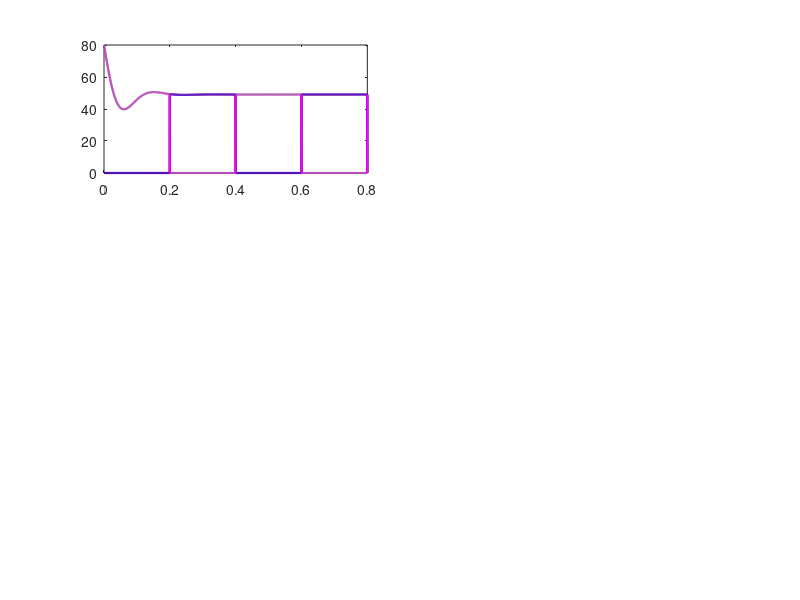

Write MATLAB code to recreate this figure. (Note: this script raises an error after producing the figure.)
function quadruped_trot_jump()
    % 四足机器人Trot步态混杂系统仿真（完整四腿版本，为简化模型，不考虑关节角度的变化而驱使步态相位变化）
    % 不考虑水平速度闭环控制
    %% 1. 参数定义
    params = struct();
    params.m = 10;         % 机体质量 (kg)
    params.l = 0.15;       % 腿等效长度 (m)
    params.I = 0.004;      % 单腿转动惯量
    params.k = 8000;       % 地面刚度
    params.b = 200;        % 地面阻尼
    params.mu = 0.6;       
    params.T = 0.4;        % 步态周期
    params.T_half = 0.2;   % 支撑相持续时间
    params.v = 0.1;        
    params.g = 9.81;       
    
    % 物理约束参数
    params.ground_level = 0;      % 地面高度
    params.nominal_height = 0.14; % 标称高度

    %% 2. 初始状态 - 扩展到8维状态（包含四条腿）
    % [X, Z, dX, dZ, th_LF, th_RF, th_LH, th_RH]
    q0 = zeros(8, 1);
    q0(1) = 0;                % X初始位置
    q0(2) = params.nominal_height;  % Z初始高度
    q0(3) = params.v;         % 初始前进速度
    q0(4) = 0;                % 初始垂直速度
    q0(5) = 0;                % 左前腿角度
    q0(6) = 0;                % 右前腿角度  
    q0(7) = 0;                % 左后腿角度
    q0(8) = 0;                % 右后腿角度

    %% 3. 仿真配置
    t_span = [0, 0.8];        % 2个完整周期观察模式
    options = odeset('RelTol',1e-5, 'AbsTol',1e-5, 'MaxStep',0.001);

    %% 4. 运行仿真
    try
        [t, q] = ode45(@(t,q) trot_dynamics(t,q,params), t_span, q0, options);
    catch ME
        fprintf('仿真失败: %s\n', ME.message);
        fprintf('错误详情: %s\n', ME.getReport);
        return;
    end

    %% 5. 结果可视化
    visualize_trot_results(t, q, params);
end

%% Trot步态动力学模型
function dq = trot_dynamics(t, q, params)
    % 状态：X, Z, dX, dZ, th_LF, th_RF, th_LH, th_RH
    X = q(1); Z = q(2); dX = q(3); dZ = q(4);
    th_LF = q(5); th_RF = q(6); th_LH = q(7); th_RH = q(8);
    
    % Trot步态相位判断
    t_in_cycle = mod(t, params.T);
    is_first_diagonal = (t_in_cycle < params.T_half);  % 第一对角支撑相
    
    % 计算四条腿的接触力
    F_LF = [0, 0];  % 左前腿
    F_RF = [0, 0];  % 右前腿  
    F_LH = [0, 0];  % 左后腿
    F_RH = [0, 0];  % 右后腿
    
    % 第一对角支撑相：左前+右后腿支撑，右前+左后腿摆动
    if is_first_diagonal
        % 左前腿支撑
        foot_height_LF = Z - params.l * cos(th_LF);
        delta_z_LF = params.ground_level - foot_height_LF;
        if delta_z_LF > 0
            Fz_LF = params.k * delta_z_LF - params.b * dZ;
            Fz_LF = max(Fz_LF, 0);
            Fx_LF = params.mu * Fz_LF;
            F_LF = [Fx_LF, Fz_LF];
        end
        
        % 右后腿支撑
        foot_height_RH = Z - params.l * cos(th_RH);
        delta_z_RH = params.ground_level - foot_height_RH;
        if delta_z_RH > 0
            Fz_RH = params.k * delta_z_RH - params.b * dZ;
            Fz_RH = max(Fz_RH, 0);
            Fx_RH = params.mu * Fz_RH;
            F_RH = [Fx_RH, Fz_RH];
        end
        
        % 摆动腿：右前腿和左后腿（无接触力）
        F_RF = [0, 0];
        F_LH = [0, 0];
        
    else
        % 第二对角支撑相：右前+左后腿支撑，左前+右后腿摆动
        % 右前腿支撑
        foot_height_RF = Z - params.l * cos(th_RF);
        delta_z_RF = params.ground_level - foot_height_RF;
        if delta_z_RF > 0
            Fz_RF = params.k * delta_z_RF - params.b * dZ;
            Fz_RF = max(Fz_RF, 0);
            Fx_RF = params.mu * Fz_RF;
            F_RF = [Fx_RF, Fz_RF];
        end
        
        % 左后腿支撑
        foot_height_LH = Z - params.l * cos(th_LH);
        delta_z_LH = params.ground_level - foot_height_LH;
        if delta_z_LH > 0
            Fz_LH = params.k * delta_z_LH - params.b * dZ;
            Fz_LH = max(Fz_LH, 0);
            Fx_LH = params.mu * Fz_LH;
            F_LH = [Fx_LH, Fz_LH];
        end
        
        % 摆动腿：左前腿和右后腿（无接触力）
        F_LF = [0, 0];
        F_RH = [0, 0];
    end
    
    % 质心动力学
    sum_Fx = F_LF(1) + F_RF(1) + F_LH(1) + F_RH(1);
    sum_Fz = F_LF(2) + F_RF(2) + F_LH(2) + F_RH(2);
    
    ddX = sum_Fx / params.m;
    ddZ = (sum_Fz - params.m * params.g) / params.m;
    
    % 腿角度动力学（简化模型，假设腿角度由步态控制）
    % 这里我们固定腿角度，实际中应该由步态控制器控制
    dth_LF = 0;
    dth_RF = 0;
    dth_LH = 0;
    dth_RH = 0;

    % 组装状态导数
    dq = zeros(8, 1);
    dq(1) = dX;      % dX
    dq(2) = dZ;      % dZ
    dq(3) = ddX;     % ddX
    dq(4) = ddZ;     % ddZ
    dq(5) = dth_LF;  % dth_LF
    dq(6) = dth_RF;  % dth_RF
    dq(7) = dth_LH;  % dth_LH
    dq(8) = dth_RH;  % dth_RH
end

%% 可视化函数
function visualize_trot_results(t, q, params)
    figure('Name','Trot步态完整仿真','Position',[100,100,1000,800]);
    
    % 计算各腿接触力
    [F_LF, F_RF, F_LH, F_RH, F_total] = compute_all_forces(t, q, params);
    
    % 子图1：各腿接触力
    subplot(3,2,1);
    plot(t, F_LF, 'g-', 'LineWidth',1.5); hold on;
    plot(t, F_RF, 'r-', 'LineWidth',1.5);
    plot(t, F_LH, 'b-', 'LineWidth',1.5);
    plot(t, F_RH, 'm-', 'LineWidth',1.5);
    yline(50, 'k--', '目标力50N', 'LineWidth',1);
    ylabel('接触力 (N)'); title('各腿接触力');
    legend('左前腿', '右前腿', '左后腿', '右后腿', '目标力', 'Location','best');
    grid on; ylim([0, 100]);
    
    % 子图2：机身高度
    subplot(3,2,2);
    plot(t, q(:,2), 'k-', 'LineWidth',2);
    yline(params.nominal_height, 'r--', '标称高度', 'LineWidth',1);
    xlabel('时间 (s)'); ylabel('机身高度 (m)'); 
    title('机身高度变化');
    grid on; ylim([0.13, 0.15]);
    
    % 子图3：总支撑力与重力平衡
    subplot(3,2,3);
    plot(t, F_total, 'm-', 'LineWidth',2); hold on;
    yline(98.1, 'k--', '重力98.1N', 'LineWidth',2);
    xlabel('时间 (s)'); ylabel('总支撑力 (N)'); 
    title('总支撑力 vs 重力');
    grid on; ylim([80, 120]);
    legend('总支撑力', '重力', 'Location','best');
    
    % 子图4：支撑模式
    subplot(3,2,4);
    support_pattern = get_support_pattern(t, params);
    imagesc(t, 1:4, support_pattern);
    colormap([1 1 1; 0.8 0.8 0.8]); % 白色=摆动，灰色=支撑
    ylabel('腿编号'); xlabel('时间 (s)'); title('支撑模式');
    yticks(1:4); yticklabels({'左前', '右前', '左后', '右后'});
    
    % 子图5：对角腿力对比
    subplot(3,2,5);
    F_diag1 = F_LF + F_RH;  % 第一对角
    F_diag2 = F_RF + F_LH;  % 第二对角
    plot(t, F_diag1, 'g-', 'LineWidth',2); hold on;
    plot(t, F_diag2, 'r-', 'LineWidth',2);
    yline(98.1, 'k--', '重力98.1N', 'LineWidth',1);
    xlabel('时间 (s)'); ylabel('对角腿合力 (N)'); 
    title('对角腿支撑力交替');
    legend('对角1(左前+右后)', '对角2(右前+左后)', '重力', 'Location','best');
    grid on; ylim([0, 150]);
    
    % 子图6：速度分析
    subplot(3,2,6);
    plot(t, q(:,3), 'b-', 'LineWidth',1.5); hold on;
    plot(t, q(:,4), 'r-', 'LineWidth',1.5);
    yline(params.v, 'g--', '目标速度', 'LineWidth',1);
    xlabel('时间 (s)'); ylabel('速度 (m/s)'); 
    title('机身速度');
    legend('水平速度', '垂直速度', '目标速度', 'Location','best');
    grid on;
    
    % 输出统计信息
    analyze_trot_performance(t, F_LF, F_RF, F_LH, F_RH, F_total, params);
end

%% 计算所有腿的接触力
function [F_LF, F_RF, F_LH, F_RH, F_total] = compute_all_forces(t, q, params)
    F_LF = zeros(size(t));
    F_RF = zeros(size(t));
    F_LH = zeros(size(t));
    F_RH = zeros(size(t));
    
    for i = 1:length(t)
        Z = q(i,2); dZ = q(i,4);
        t_in_cycle = mod(t(i), params.T);
        is_first_diagonal = (t_in_cycle < params.T_half);
        
        if is_first_diagonal
            % 第一对角支撑：左前+右后
            F_LF(i) = compute_leg_force(Z, dZ, q(i,5), params);
            F_RH(i) = compute_leg_force(Z, dZ, q(i,8), params);
            F_RF(i) = 0;
            F_LH(i) = 0;
        else
            % 第二对角支撑：右前+左后
            F_RF(i) = compute_leg_force(Z, dZ, q(i,6), params);
            F_LH(i) = compute_leg_force(Z, dZ, q(i,7), params);
            F_LF(i) = 0;
            F_RH(i) = 0;
        end
    end
    
    F_total = F_LF + F_RF + F_LH + F_RH;
end

%% 单腿力计算
function Fz = compute_leg_force(Z, dZ, th, params)
    foot_height = Z - params.l * cos(th);
    delta_z = params.ground_level - foot_height;
    if delta_z > 0
        Fz = params.k * delta_z - params.b * dZ;
        Fz = max(Fz, 0);  % 力不能为负
    else
        Fz = 0;
    end
end

%% 获取支撑模式
function pattern = get_support_pattern(t, params)
    pattern = zeros(4, length(t));
    for i = 1:length(t)
        t_in_cycle = mod(t(i), params.T);
        is_first_diagonal = (t_in_cycle < params.T_half);
        
        if is_first_diagonal
            pattern(1, i) = 1;  % 左前支撑
            pattern(4, i) = 1;  % 右后支撑
        else
            pattern(2, i) = 1;  % 右前支撑
            pattern(3, i) = 1;  % 左后支撑
        end
    end
end

%% Trot步态性能分析
function analyze_trot_performance(t, F_LF, F_RF, F_LH, F_RH, F_total, params)
    fprintf('=== Trot步态性能分析 ===\n');
    
    % 分析第一对角支撑相
    t_in_cycle = mod(t, params.T);
    phase1_mask = (t_in_cycle < params.T_half);
    
    if any(phase1_mask)
        avg_F_LF = mean(F_LF(phase1_mask));
        avg_F_RH = mean(F_RH(phase1_mask));
        fprintf('第一对角支撑相(左前+右后):\n');
        fprintf('  左前腿平均力: %.1f N\n', avg_F_LF);
        fprintf('  右后腿平均力: %.1f N\n', avg_F_RH);
        fprintf('  目标值: 每条腿50N\n');
    end
    
    % 分析第二对角支撑相
    phase2_mask = (t_in_cycle >= params.T_half);
    if any(phase2_mask)
        avg_F_RF = mean(F_RF(phase2_mask));
        avg_F_LH = mean(F_LH(phase2_mask));
        fprintf('第二对角支撑相(右前+左后):\n');
        fprintf('  右前腿平均力: %.1f N\n', avg_F_RF);
        fprintf('  左后腿平均力: %.1f N\n', avg_F_LH);
        fprintf('  目标值: 每条腿50N\n');
    end
    
    % 总支撑力分析
    avg_total_force = mean(F_total);
    fprintf('总支撑力分析:\n');
    fprintf('  平均总支撑力: %.1f N\n', avg_total_force);
    fprintf('  机体重力: %.1f N\n', params.m * params.g);
    fprintf('  平衡偏差: %.1f N\n', avg_total_force - params.m * params.g);
    
    fprintf('======================\n');
end